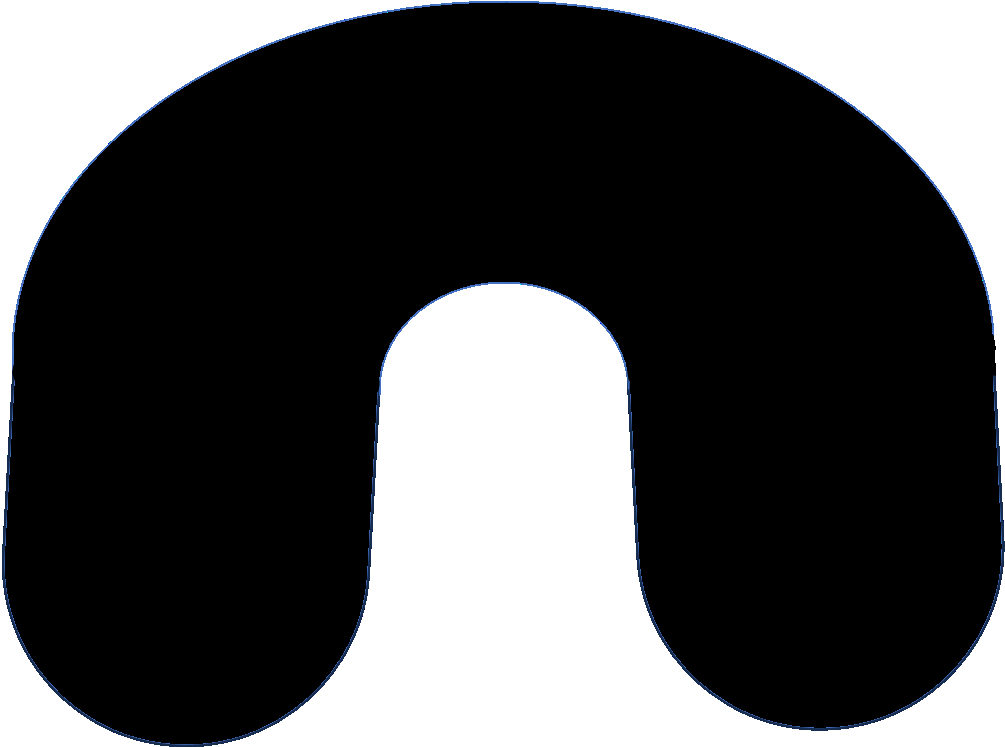
#> input picture pic/horseshoe-whiteback.png, 1005 x 747 px
$ python horseshoe.py
#> lines starting #> are read from the running program, lines starting #| are printed output that depends on the picture; after the words box and inside, x2 and y2 are one past the last pixel; in counts of white or black regions, pixels touching at a corner belong together
### horseShoeShapeRecog/ellipseAppro.py
import cv2

# 馬蹄形の認識確認できてない。picにあるやつでためした。
def is_horseshoe_like(cnt):
    if len(cnt) < 5:
        return False

    # 面積フィルタ
    area = cv2.contourArea(cnt)
    if area < 250 or area > 900:
        return False

    # 楕円近似
    ellipse = cv2.fitEllipse(cnt)

    # 楕円形との形状比較（誤差が大きければ不採用）
    ellipse_cnt = cv2.ellipse2Poly(
        (int(ellipse[0][0]), int(ellipse[0][1])),
        (int(ellipse[1][0] / 2), int(ellipse[1][1] / 2)),
        int(ellipse[2]), 0, 360, 5
    )
    similarity = cv2.matchShapes(cnt, ellipse_cnt, cv2.CONTOURS_MATCH_I1, 0.0)

    if similarity > 0.2:  # 0 に近いほど形が似ている
        return False

    # === 下が開いているか ===
    # 輪郭の重心計算
    M = cv2.moments(cnt)
    if M['m00'] == 0:
        return False
    cx = int(M['m10'] / M['m00'])
    cy = int(M['m01'] / M['m00'])

    # 凸包との凹み比較（開口部の有無）
    hull = cv2.convexHull(cnt)
    hull_area = cv2.contourArea(hull)
    solidity = float(area) / hull_area

    if solidity > 0.9:
        return False  # 開いていない（ほぼ凸形状）

    # y座標の下部の点が少なければ開いていると判断（簡易法）
    bottom_part = [pt for pt in cnt if pt[0][1] > cy + 10]
    if len(bottom_part) < 0.15 * len(cnt):  # 全体の15%未満ならOK
        return False

    return True

### horseshoe.py
import sys

import cv2
import horseShoeShapeRecog.ellipseAppro as ellip
import horseShoeShapeRecog.Dog as horse
import numpy as np

# 自分が作成した馬蹄形をテストして出力するためのコード

IMAGE_PATH = "pic/horseshoe-whiteback.png"

if __name__ == "__main__":
    image = cv2.imread(IMAGE_PATH)  # 入力画像を読み込み
#> image is the input picture: shape (747, 1005, 3); mean B, G, R 81.3, 80.6, 80.2
    if image is None:
        print(
            f"エラー: 入力画像を読み込めませんでした: {IMAGE_PATH}\n"
            f"  原因: ファイルが存在しないか、画像として読み込めない形式です。\n"
            f"  対処: pic/ ディレクトリに '{IMAGE_PATH.split('/')[-1]}' を配置するか、"
            f"horseshoe.py 冒頭の IMAGE_PATH を実際の画像パスに変更してください。",
            file=sys.stderr,
        )
        sys.exit(1)
    # ウィンドウを作成
    cv2.namedWindow('Sample Image', cv2.WINDOW_NORMAL)
        # 読み込んだ画像の高さと幅を取得，整数で割り算
    height = image.shape[0] //2
#> height = 373
    width = image.shape[1] //2
#> width = 502

    # ウィンドウサイズを変更，cv2.destroyAllWindows()をするまで使用できる
    cv2.resizeWindow('Sample Image', width, height)

    cv2.imshow('Sample Image', image)
    cv2.waitKey(0)
    gray = cv2.cvtColor(image, cv2.COLOR_BGR2GRAY)
    blurred = cv2.GaussianBlur(gray, (13, 13), 0)
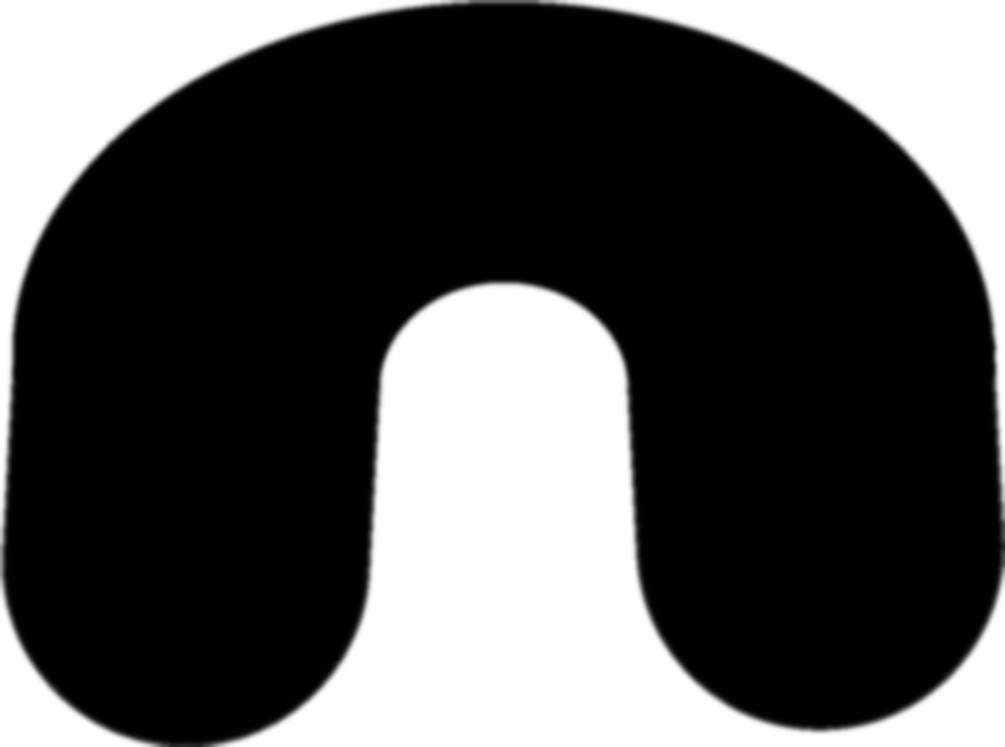
#> blurred: shape (747, 1005); min 0, max 255, mean 80.5
        # # 輪郭抽出
    valid_contours = []

    white_bg = np.full_like(gray, 255)  # 全ピクセル255（白）の同サイズ画像

    contours, _ = cv2.findContours(gray, cv2.RETR_TREE, cv2.CHAIN_APPROX_SIMPLE)
#> contours = 9 contours, 7 with area under 20; largest, box (x1, y1, x2, y2) and area: (0, 0, 1005, 747) 748984, (4, 2, 1003, 745) 508766
    for cnt in contours:
        cv2.drawContours(white_bg, [cnt], -1, 0, -1)
        # 機能テスト
        if ellip.is_horseshoe_like(cnt):
            valid_contours.append(cnt)
        else:
            print("False!!")
#> this loop made 9 passes
#> cnt on passes 1 to 8: [[0, 0], [0, 746], [1004, 746], [1004, 0]], [[238, 739], [239, 738], [240, 739], [239, 740]], [[277, 722], [278, 721], [279, 722], [278, 723]], [[988, 619], [989, 618], [990, 619], [989, 620]], [[363, 609], [364, 608], [365, 609], [364, 610]], [[2, 526], [3, 525], [4, 526], [3, 527]], [[376, 442], [377, 441], [378, 442], [377, 443]], [[7, 437], [8, 436], [9, 437], [8, 438]]
#> area in is_horseshoe_like on pass 9: 508766
#| False!!
#| False!!
#| False!!
#| False!!
#| False!!
#| False!!
#| False!!
#| False!!
#> (further printed lines are left out)
#> white_bg: shape (747, 1005); every value is 0
#> after the loop, valid_contours = []

    cv2.imshow('Sample Image', white_bg)
    cv2.waitKey(0)

    for cnt in valid_contours:
        cv2.drawContours(gray, [cnt], -1, 255, -1)
#> this loop made 0 passes

    cv2.imshow('Sample Image', gray)
    cv2.waitKey(0)

    # cv2.waitKey(0)
    cv2.destroyAllWindows()

$ run again, with pic/horseshoe.png copied over pic/horseshoe-whiteback.png
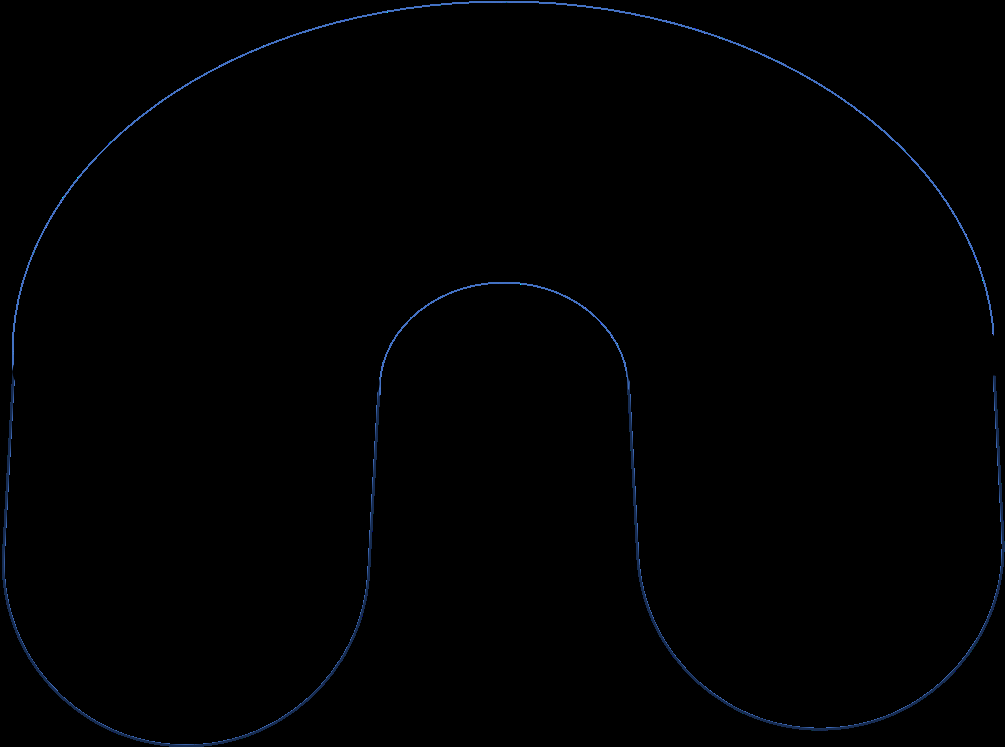
#> input picture pic/horseshoe.png, 1005 x 747 px
#> image is the input picture: shape (747, 1005, 3); mean B, G, R 1.6, 0.9, 0.5
#> contours = 1 contour; box (x1, y1, x2, y2) and area: (2, 1, 1005, 747) 5774
#> the loop `for cnt in contours:` made 1 pass
#> area in is_horseshoe_like on pass 1: 5774
#> (printed output is left out)
#> after the loop `for cnt in contours:`:
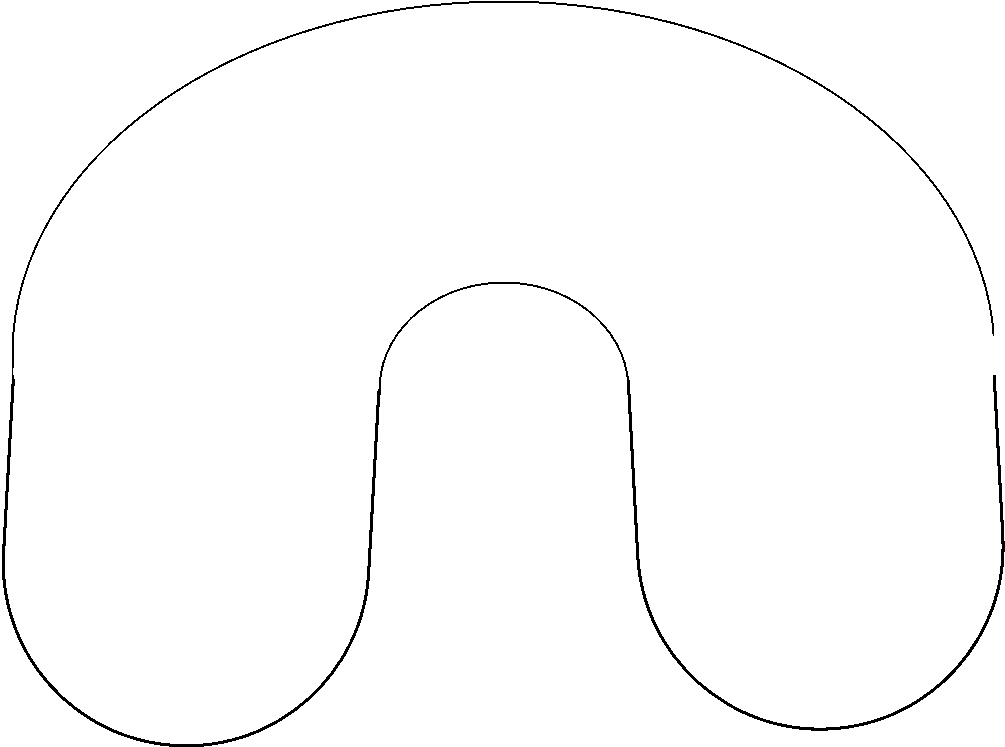
#> white_bg: shape (747, 1005); 98.8% white; black in thin lines or dots
#> after the loop `for cnt in contours:`: valid_contours = []
